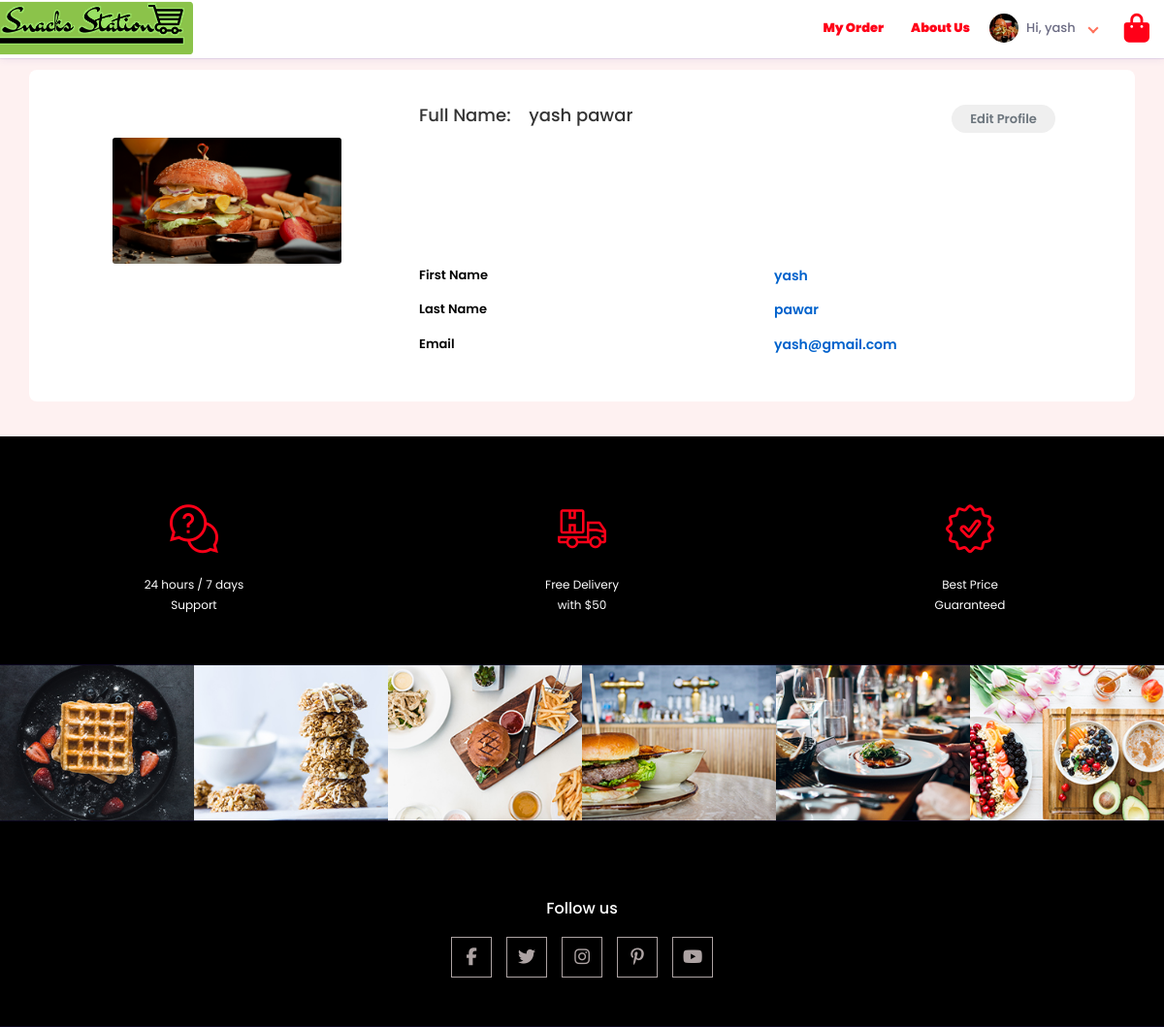
The app's page /profile.php (signed in) with its own data.
### tables this page shows
CREATE TABLE `users` (
  `id` int(11) NOT NULL,
  `img` varchar(100) NOT NULL,
  `fname` varchar(100) NOT NULL,
  `lname` varchar(100) NOT NULL,
  `email` varchar(100) NOT NULL,
  `password` varchar(100) NOT NULL,
  `trn_date` datetime NOT NULL
);

### profile.php (the view, shortened to what this page needs)
<?php
require('db.php');
?>
<!DOCTYPE html>
<html>
<head>
    <link href="assets/css/bootstrap.min.css" rel="stylesheet">
    <link href="assets/css/font-awesome.css" rel="stylesheet">
    <link href="assets/css/font/flaticon.css" rel="stylesheet">
    <link href="assets/css/swiper.min.css" rel="stylesheet">
    <link href="assets/css/ion.rangeSlider.min.css" rel="stylesheet">
    <link href="assets/css/magnific-popup.css" rel="stylesheet">
    <link href="assets/css/nice-select.css" rel="stylesheet">
    <link href="assets/css/style.css" rel="stylesheet">
    <link href="assets/css/responsive.css" rel="stylesheet">
    <link rel="stylesheet" class="color-changing" href="assets/css/color4.css">
</head>
<body>
     <?php include 'include/body_header.php' ?>
    <?php
    $email = $_SESSION['email'];
    $sel_query = "SELECT * FROM users where email='$email'";
    $result = mysqli_query($db, $sel_query);
    while ($row = mysqli_fetch_assoc($result)) { ?>
        <div class="container emp-profile">
                <div class="row">
                    <div class="col-md-4">
                        <div class="profile-img">
                        <?php if ($row['img'] == "") { ?>
                            <img src="https://maxcdn.icons8.com/Share/icon/Users//user_male_circle_filled1600.png" alt="profile picture" />
                        <?php } else { ?>
                            <img src="/SnacksStation/uploads/user-profile-img/<?php echo $row['img']; ?>" alt="profile picture" />
                        <?php } ?>
                        </div>
                    </div>
                    <div class="col-md-6">
                        <div class="profile-head">
                            <h5><span>Full Name:</span>&nbsp;&nbsp;&nbsp;
                                <?php echo $row["fname"] . " " .  $row["lname"]; ?>
                            </h5>
                        </div>
                    </div>
                    <div class="col-md-2">
                        <a href="update_profile.php"><input type="submit" class="profile-edit-btn"  value="Edit Profile" /></a>
                    </div>
                </div>
                <div class="row">
                    <div class="col-md-4"></div>
                    <div class="col-md-8">
                        <div class=" profile-tab">
                            <div class="row">
                                <div class="col-md-6">
                                    <label>First Name</label>
                                </div>
                                <div class="col-md-6">
                                    <p> <?php echo $row["fname"]; ?></p>
                                </div>
                            </div>
                            <div class="row">
                                <div class="col-md-6">
                                    <label>Last Name</label>
                                </div>
                                <div class="col-md-6">
                                    <p> <?php echo $row["lname"]; ?></p>
                                </div>
                            </div>
                            <div class="row">
                                <div class="col-md-6">
                                    <label>Email</label>
                                </div>
                                <div class="col-md-6">
                                    <p> <?php echo $row["email"]; ?></p>
                                </div>
                            </div>
                        </div>
                    </div>
                </div>
        </div>
    <?php  } ?>
    <?php include 'include/body_footer.php'; ?>
</body>
</html>

### include/body_header.php (shortened to what this page needs)
<?php
$email = $_SESSION['email'];
$queryshow = "SELECT * from users WHERE email='" . $email . "'";
$result = mysqli_query($db, $queryshow);
$row = mysqli_fetch_assoc($result);
?>
<div class="header">
    <header class="full-width">
        <div class="container-fluid">
            <div class="row">
                <div class="col-12 mainNavCol">
                    <div class="logo mainNavCol">
                        <a href="index.php">
                            <img src="assets/img/logo.png" class="img-fluid" alt="Logo">
                        </a>
                    </div>
                    <div class="right-side fw-700 mainNavCol">
                        <div class="gem-points">
                            <a href="order-details.php">
                                <span>My Order</span>
                            </a>
                        </div>
                        <div class="gem-points">
                            <a href="about.php">
                                <span>About Us</span>
                            </a>
                        </div>
                        <div class="user-details p-relative">
                            <a href="javascript:void(0)" class="text-light-white fw-500">
                                <img src="/SnacksStation/uploads/user-profile-img/<?php echo $row['img']; ?>" style="height: 30px; width: 30px;" class="rounded-circle" alt="userimg"> <span>Hi, <?php echo $row['fname']; ?></span>
                            </a>
                        </div>
                        <div class="cart-btn cart-dropdown">
                            <a href="#" class="text-light-green fw-700"> <i class="fas fa-shopping-bag"></i>
                            </a>
                    </div>
                </div>
            </div>
        </div>
    </header>
</div>

### assets/css/responsive.css (style rules this page uses)
@media (max-width: 1200px) { .header .right-side .catring, .header .right-side .user-details, .header .right-side .user-details, .header .right-side .gem-points, .header .right-side .cart-btn { margin: 0 10px; } }

### assets/css/color4.css (style rules this page uses)
.sj-navbar .sa_count span, .dark-btn, .owl-dots div, .sj-left-arrow, .sj-right-arrow, .sj-video-section a, .navbar ul li ul.sub-menu li:hover, .insta_url, .sj-schedules-table .table-body tr.current, .breadcrumb ul li.breadcrumb-item.active, .sa-paster-about-area .designation:after, .sa-team-social li i:hover, .tag_cloud a:hover, #sj .sidebar_widgets .sj-price-filter .irs--round .irs-from, #sj .sidebar_widgets .sj-price-filter .irs--round .irs-to, #sj .sidebar_widgets .sj-price-filter .irs--round .irs-single, #sj .irs--round .irs-bar, .product_action ul li a:hover, .sj-single-product-details-social ul li a:hover, .sj-single-product-purches .quantity button:hover, .btn, .custom-checkbox .custom-control-input:checked~.custom-control-label::before, .header .mobile-address .delivery-add span.address:before, .header .mobile-address .delivery-add span.address:after, .header .search-form span.address:before, .header .search-form span.address:after, .header .user-details>a>span:before, .header .user-details>a>span:after { background: #FF715B; }

### profile.php (style rules this page uses)
body { background: #fe444412; }
.emp-profile { padding: 3%; margin-top: 6%; margin-bottom: 3%; border-radius: 0.5rem; background: #fff; }
.profile-img { text-align: center; }
.profile-img img { margin-top: 10%; width: 70%; height: 100%; }
.profile-head h5 { color: #333; }
.profile-edit-btn { border: none; border-radius: 1.5rem; width: 70%; padding: 2%; font-weight: 600; color: #6c757d; cursor: pointer; }
.profile-tab label { font-weight: 600; }
.profile-tab p { font-weight: 600; color: #0062cc; }

### records on screen
users: img (picture), fname "yash", lname "pawar", email "yash@gmail.com"
